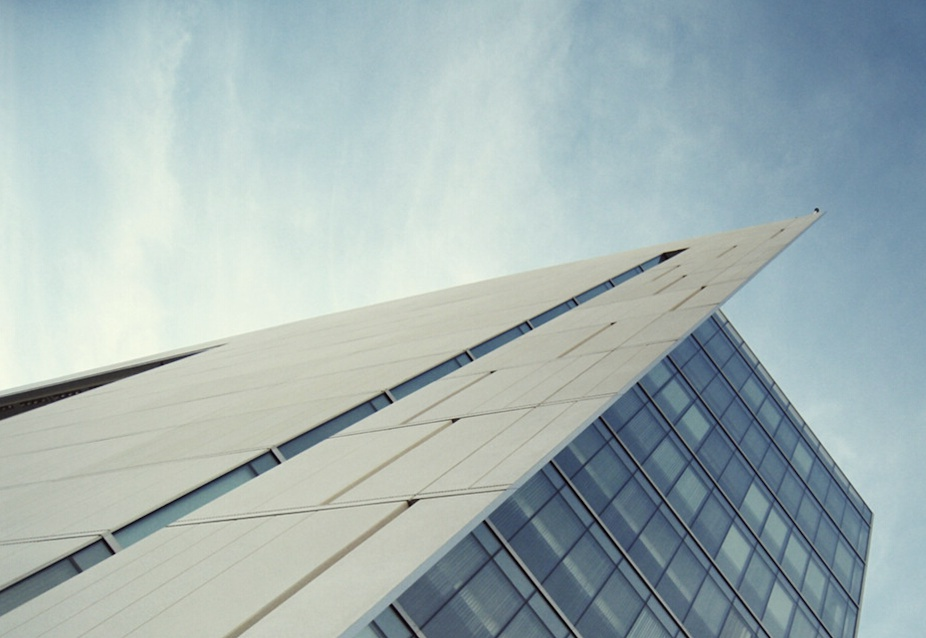
#> input picture OpenCV/image/building.JPG, 926 x 638 px
$ python '7.直线.py'
#> lines starting #> are read from the running program, lines starting #| are printed output that depends on the picture; after the words box and inside, x2 and y2 are one past the last pixel; in counts of white or black regions, pixels touching at a corner belong together
import numpy as np
import cv2 as cv

src = cv.imread("./image/building.JPG")
#> src is the input picture: shape (638, 926, 3); mean B, G, R 179.8, 178.9, 163.1
cv.namedWindow("src")
cv.imshow("src", src)
cv.moveWindow("src", 0, 0)
row, col, channel = src.shape[:]
#> row = 638; col = 926; channel = 3
canny = cv.Canny(src, 75, 150)
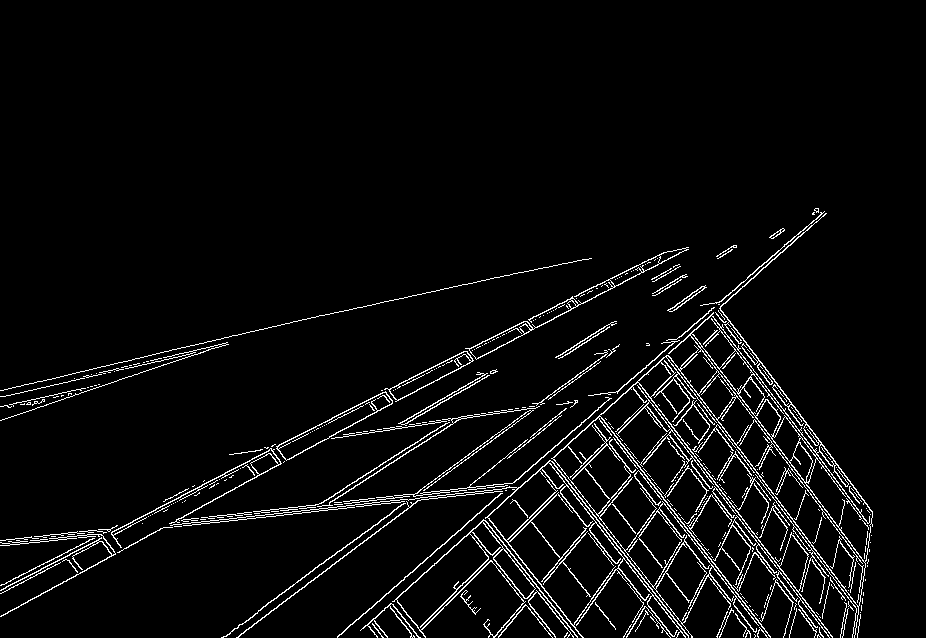
#> canny: shape (638, 926); 4.3% white in thin lines or dots, all inside (x1, y1, x2, y2) = (0, 208, 873, 638)
cv.imshow("canny", canny)
lines = cv.HoughLinesP(canny, 1.0, np.pi / 180, 150,
                       minLineLength=20, maxLineGap=10)
#> lines = 65 rows, first 6: [410, 637, 728, 319], [363, 628, 825, 213], [469, 520, 824, 211], [405, 503, 609, 355], [360, 630, 798, 236], [337, 636, 618, 391]
dst = np.zeros((row, col, channel), np.uint8)
np.copyto(dst, src)
for line in lines:
    x1, y1, x2, y2 = line[0]
    cv.line(dst, (x1, y1), (x2, y2), (0, 0, 255), 1, cv.LINE_AA)
#> this loop made 65 passes
#> (x1, y1, x2, y2) on passes 1 to 12: (410, 637, 728, 319), (363, 628, 825, 213), (469, 520, 824, 211), (405, 503, 609, 355), (360, 630, 798, 236), (337, 636, 618, 391), (202, 505, 643, 270), (1, 589, 132, 522), (181, 495, 523, 321), (163, 527, 400, 502), (414, 636, 659, 391), (433, 367, 597, 284)
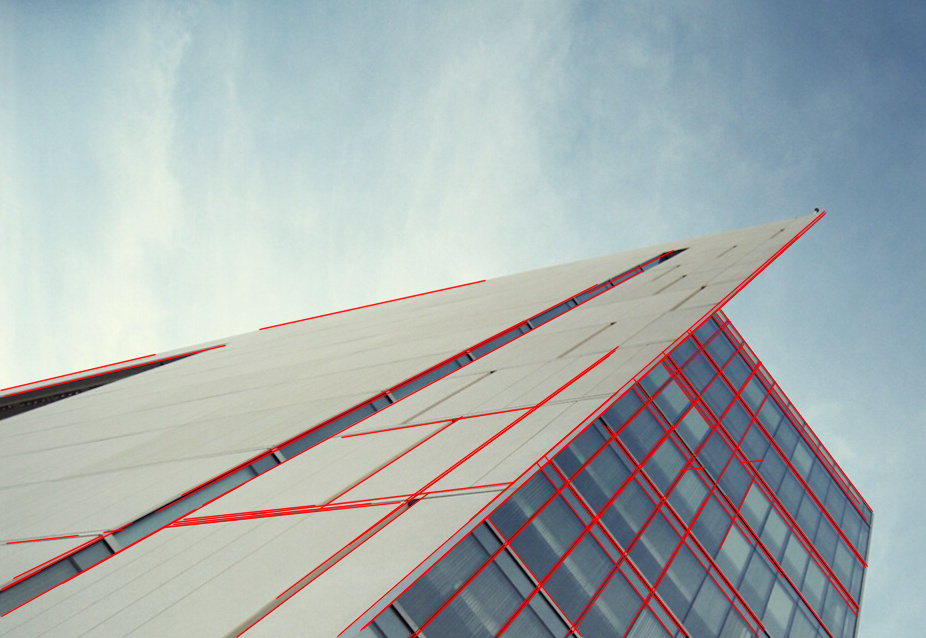
#> dst: shape (638, 926, 3); 5.61% of pixels changed, all inside (x1, y1, x2, y2) = (0, 210, 874, 638)
cv.imshow("dst", dst)
print(lines)
#> (printed output is left out)
cv.waitKey(0)
